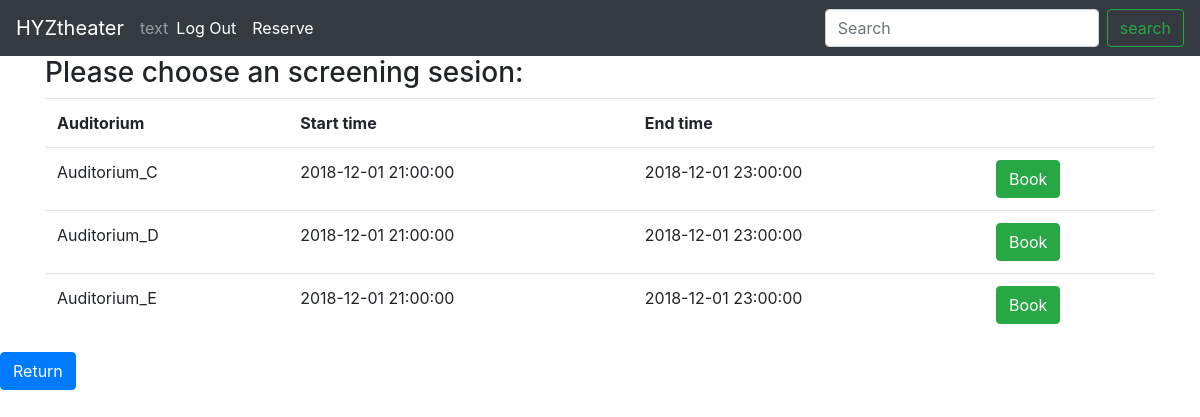
Page /user_signUp_Login/bookSeat.php?id=62 (signed in) on the committed database.
### tables this page shows
CREATE TABLE IF NOT EXISTS `screening` (
  `id` int(5) NOT NULL AUTO_INCREMENT,
  `movie_id` int(5) DEFAULT NULL,
  `aud_id` int(5) DEFAULT NULL,
  `start_time` datetime DEFAULT NULL,
  `end_time` datetime DEFAULT NULL,
  PRIMARY KEY (`id`),
  KEY `movie_id` (`movie_id`),
  KEY `aud_id` (`aud_id`)
);

CREATE TABLE IF NOT EXISTS `auditorium` (
  `id` int(5) NOT NULL AUTO_INCREMENT,
  `name` varchar(30) NOT NULL,
  `seats_no` int(3) NOT NULL,
  PRIMARY KEY (`id`)
);

### user_signUp_Login/bookSeat.php (the view, shortened to what this page needs)
<!DOCTYPE html>
<html>
    <head>
        <link rel="stylesheet" href="https://stackpath.bootstrapcdn.com/bootstrap/4.1.3/css/bootstrap.min.css">
        <?php
            $id = $_GET['id'];
        ?>
    </head>
    <body>
        <nav class="navbar navbar-expand-lg navbar-dark bg-dark">
            <a class="navbar-brand" href="home.php">HYZtheater</a>
            <div class="collapse navbar-collapse" id="navbarSupportedContent">
                <ul class="navbar-nav mr-auto">
                    <?php
                        if ($_SESSION['status']==true){
                            echo '<li class="navbar-text">'.$_SESSION['loginUser'].'</li>';
                            echo '<li class="nav-item active"><a class="nav-link" href="logoutProcess.php">Log Out</a></li>';
                            echo '<li class="nav-item active"><a class="nav-link" href="movieList.php">Reserve</a></li>';
                        }else{
                            echo '<li class="nav-item active"><a class="nav-link" href="login.php">Login</a></li>';
                            echo '<li class="nav-item active"><a class="nav-link" href="signUp.php">Sign Up</a></li>';
                        }
                    ?>
                </ul>
                <form class="form-inline my-2 my-lg-0" method="get" action="searchMovie.php">
                    <input class="form-control mr-sm-2" type="search" name="keyword" placeholder="Search" aria-label="Search">
                    <input type="submit" class="btn btn-outline-success my-2 my-sm-0" value="search">
                </form>
            </div>
        </nav>
        <div class="container" id="container">
            <h3>Please choose an screening sesion:</h3>
            <?php
                $sql = "SELECT a.name,s.id,s.start_time,s.end_time
                        FROM screening s JOIN auditorium a ON s.aud_id=a.id
                        WHERE s.movie_id = '$id'";
                $result = mysql_query($sql);
            ?>
            <table class="table">
                <tr>
                    <th>Auditorium</th>
                    <th>Start time</th>
                    <th>End time</th>
                    <th></th>
                </tr>
                <?php while($row = mysql_fetch_array($result)){ ?>
                <tr>
                    <td><?php echo $row['name'] ?></td>
                    <td><?php echo $row['start_time'] ?></td>
                    <td><?php echo $row['end_time'] ?></td>
                    <td>
                        <form method="get" action="chooseSeat_Mer.php">
                            <input type="submit" class="btn btn-success" value="Book">
                        </form>
                    </td>
                </tr>
                <?php } ?>
            </table>
        </div>
        <footer id="return">
            <input type='button' class="btn btn-primary" value='Return' onclick='history.go(-1)'>
        </footer>
    </body>
</html>

### rows in the picture
screening: aud.name "Auditorium_C", start_time "2018-12-01 21:00:00", end_time "2018-12-01 23:00:00"
screening: aud.name "Auditorium_D", start_time "2018-12-01 21:00:00", end_time "2018-12-01 23:00:00"
screening: aud.name "Auditorium_E", start_time "2018-12-01 21:00:00", end_time "2018-12-01 23:00:00"

### other values in the picture
$_SESSION['loginUser'] "text"
